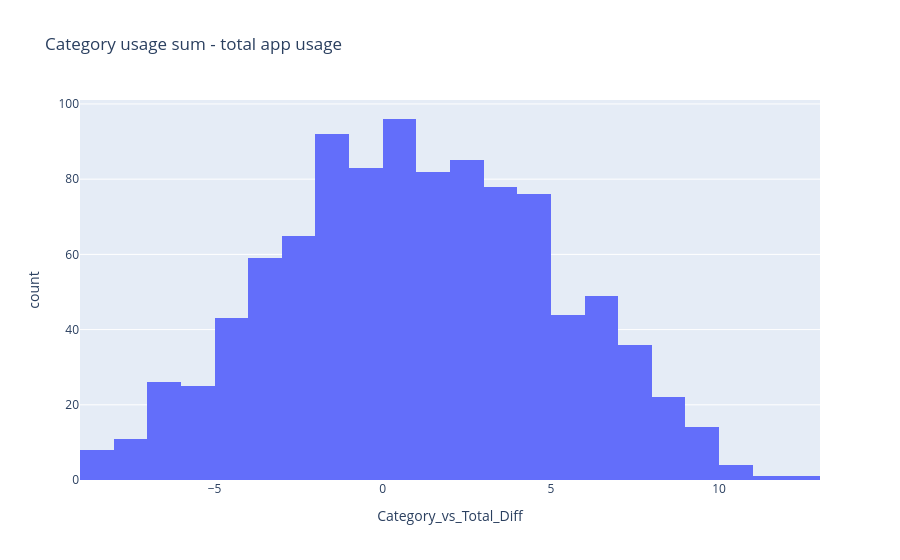

The notebook cell this image was saved under:
### Code cell
# Data consistency check
title("Data consistency check")
required = ["Social_Media_Usage_Hours", "Productivity_App_Usage_Hours", "Gaming_App_Usage_Hours", "Total_App_Usage_Hours"]
if all(c in df.columns for c in required):
    df["Category_Usage_Sum"] = df["Social_Media_Usage_Hours"] + df["Productivity_App_Usage_Hours"] + df["Gaming_App_Usage_Hours"]
    df["Category_vs_Total_Diff"] = df["Category_Usage_Sum"] - df["Total_App_Usage_Hours"]
    display(df[["Total_App_Usage_Hours", "Category_Usage_Sum", "Category_vs_Total_Diff"]].describe().round(3))
    inconsistent = (df["Category_Usage_Sum"] > df["Total_App_Usage_Hours"]).sum()
    print(f"Rows where category sum > total app usage: {inconsistent:,} ({inconsistent/len(df)*100:.2f}%)")
    fig = px.histogram(df, x="Category_vs_Total_Diff", nbins=40, title="Category usage sum - total app usage")
    fig.show()
    print("Interpretation note: category columns should be treated as behavioral intensity indicators, not exact parts of total usage.")

### Figure 1 — Plotly figure (JSON) as saved in the notebook; plotly's stock layout.template omitted (floating-point values rounded to 4 significant figures; data arrays with more than 128 entries replaced by an {"elided": "..."} marker saying what was removed)
{"data": [{"bingroup": "x", "hovertemplate": "Category_vs_Total_Diff=%{x}<br>count=%{y}<extra></extra>", "legendgroup": "", "marker": {"color": "#636efa", "pattern": {"shape": ""}}, "name": "", "nbinsx": 40, "orientation": "v", "showlegend": false, "type": "histogram", "x": {"elided": "1000 float values"}, "xaxis": "x", "yaxis": "y"}], "layout": {"barmode": "relative", "legend": {"tracegroupgap": 0}, "title": {"text": "Category usage sum - total app usage"}, "xaxis": {"anchor": "y", "domain": [0, 1], "title": {"text": "Category_vs_Total_Diff"}}, "yaxis": {"anchor": "x", "domain": [0, 1], "title": {"text": "count"}}}}
